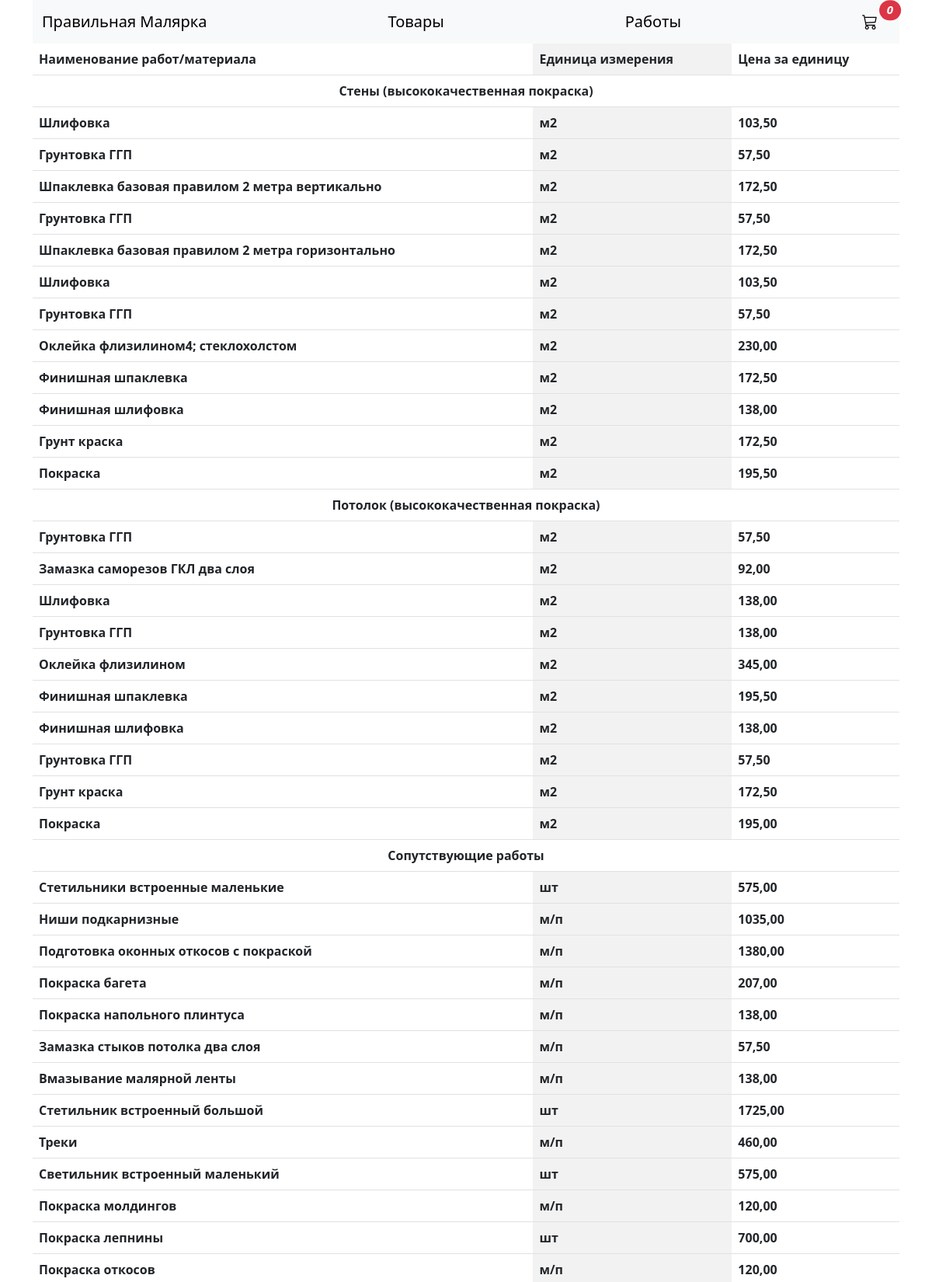
Page /services/ (upper part) on the committed database.
### cms/models.py (models this page shows, shortened)
class Service(models.Model):
    name = models.CharField(max_length=256, blank=True, null=True, verbose_name='Наименование')
    service_pc = models.CharField(max_length=20, blank=True, null=True, verbose_name='Единица измерения')
    service_price = models.DecimalField(max_digits=10, decimal_places=2, verbose_name='Цена за единицу')
    service_category = models.ForeignKey(ServiceCategory, on_delete=models.CASCADE, verbose_name="Категория")
    service_code = models.CharField(max_length=256, verbose_name='Код вида работ', null=True, blank=True)
    class Meta:
        verbose_name = 'Вид работ'
        verbose_name_plural = 'Виды работ'

### main/models.py (models this page shows, shortened)
class ServiceCategory(models.Model):
    name = models.CharField(max_length=256, blank=True, null=True, verbose_name='Наименование')
    class Meta:
        verbose_name = 'Категория работ'
        verbose_name_plural = 'Категории работ'

### main/views.py (the view)
# urls.py: path('services/', views.services, name='services'),
def services(request):
    catalog = {}
    categories = ServiceCategory.objects.all()
    for category in categories:
        services = Service.objects.filter(service_category=category)
        currentservices = []
        for ser in services:
            currentservices.append(ser)
        catalog.update({category.name: currentservices})
    dict = {
        'catalog': catalog,
    }
    return render(request, 'main/services.html', dict)

### templates/main/services.html (shortened to what this page needs)
{% extends 'base.html' %}
{% block services %}
    <table class="table table-striped-columns">
        <thead>
        <tr>
            <th scope="col">
                Наименование работ/материала
            </th>
            <th scope="col">
                Единица измерения
            </th>
            <th scope="col">
                Цена за единицу
            </th>
        </tr>
        </thead>
        <tbody>
        {% for cat, services in catalog.items %}
            <tr>
                <th colspan="3" class="text-center">{{ cat }}</th>
            </tr>
            {% for item in services %}
                <tr>
                    <th>{{ item.name }}</th>
                    <th>{{ item.service_pc }}</th>
                    <th>{{ item.service_price }}</th>
                </tr>
            {% endfor %}
        {% endfor %}
        </tbody>
    </table>
{% endblock %}

### rows in the picture
Service: name "Стены (высококачественная покраска)", name "Шлифовка", service_pc "м2", service_price "103,50"
Service: name "Грунтовка ГГП", service_pc "м2", service_price "57,50"
Service: name "Шпаклевка базовая правилом 2 метра вертикально", service_pc "м2", service_price "172,50"
Service: name "Грунтовка ГГП", service_pc "м2", service_price "57,50"
Service: name "Шпаклевка базовая правилом 2 метра горизонтально", service_pc "м2", service_price "172,50"
Service: name "Шлифовка", service_pc "м2", service_price "103,50"
Service: name "Грунтовка ГГП", service_pc "м2", service_price "57,50"
Service: name "Оклейка флизилином4; стеклохолстом", service_pc "м2", service_price "230,00"
Service: name "Финишная шпаклевка", service_pc "м2", service_price "172,50"
Service: name "Финишная шлифовка", service_pc "м2", service_price "138,00"
Service: name "Грунт краска", service_pc "м2", service_price "172,50"
Service: name "Покраска", service_pc "м2", service_price "195,50"
Service: name "Потолок (высококачественная покраска)", name "Грунтовка ГГП", service_pc "м2", service_price "57,50"
Service: name "Замазка саморезов ГКЛ два слоя", service_pc "м2", service_price "92,00"
Service: name "Шлифовка", service_pc "м2", service_price "138,00"
Service: name "Грунтовка ГГП", service_pc "м2", service_price "138,00"
Service: name "Оклейка флизилином", service_pc "м2", service_price "345,00"
Service: name "Финишная шпаклевка", service_pc "м2", service_price "195,50"
Service: name "Финишная шлифовка", service_pc "м2", service_price "138,00"
Service: name "Грунтовка ГГП", service_pc "м2", service_price "57,50"
Service: name "Грунт краска", service_pc "м2", service_price "172,50"
Service: name "Покраска", service_pc "м2", service_price "195,00"
ServiceCategory: catalog "Сопутствующие работы"
Service: name "Стетильники встроенные маленькие", service_pc "шт", service_price "575,00"
Service: name "Ниши подкарнизные", service_pc "м/п", service_price "1035,00"
Service: name "Подготовка оконных откосов с покраской", service_pc "м/п", service_price "1380,00"
Service: name "Покраска багета", service_pc "м/п", service_price "207,00"
Service: name "Покраска напольного плинтуса", service_pc "м/п", service_price "138,00"
Service: name "Замазка стыков потолка два слоя", service_pc "м/п", service_price "57,50"
Service: name "Вмазывание малярной ленты", service_pc "м/п", service_price "138,00"
Service: name "Стетильник встроенный большой", service_pc "шт", service_price "1725,00"
Service: name "Треки", service_pc "м/п", service_price "460,00"
Service: name "Светильник встроенный маленький", service_pc "шт", service_price "575,00"
Service: name "Покраска молдингов", service_pc "м/п", service_price "120,00"
Service: name "Покраска лепнины", service_pc "шт", service_price "700,00"
Service: name "Покраска откосов", service_pc "м/п", service_price "120,00"
